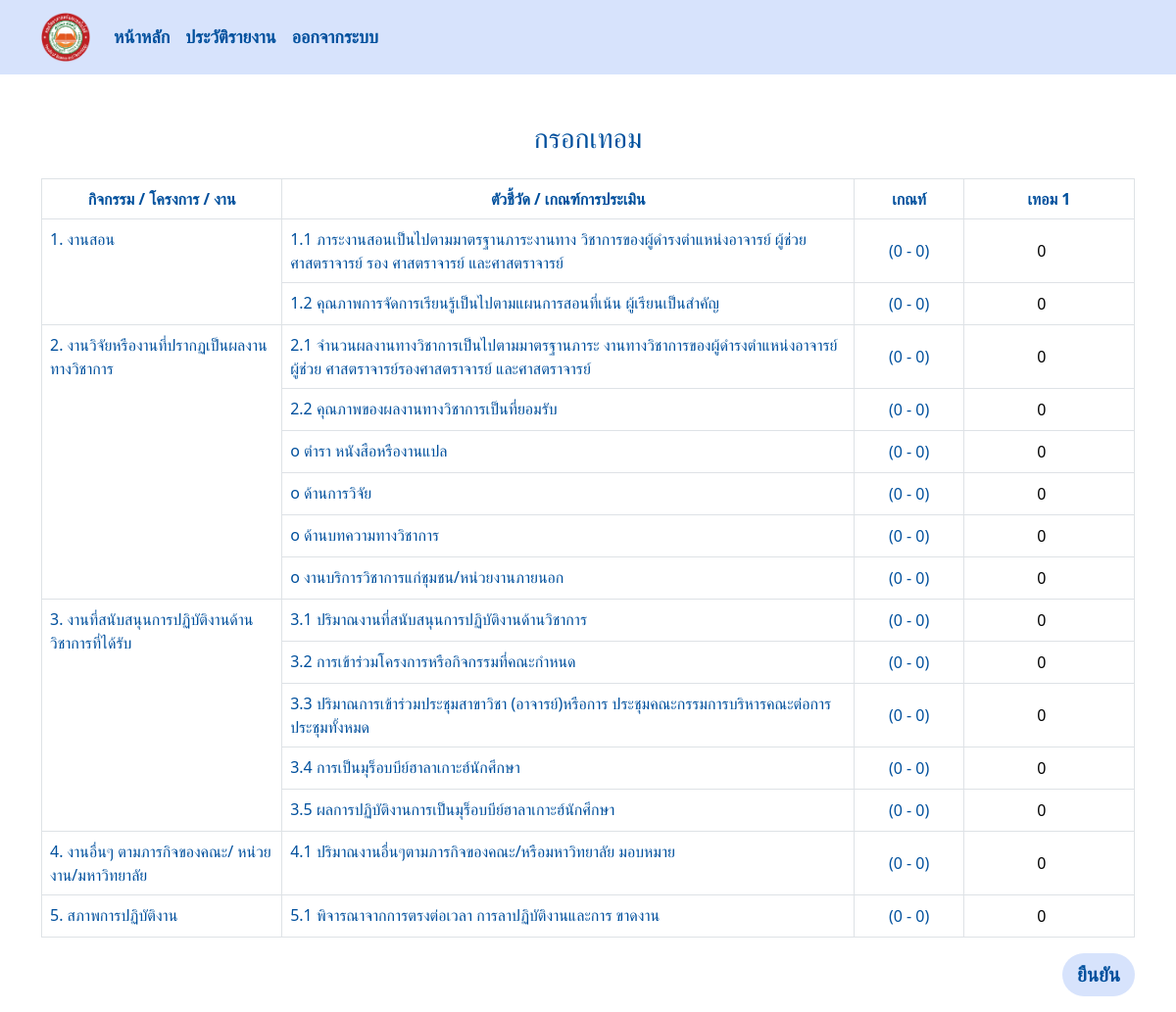
The page /formreportuser/ (signed in) on the database as committed earlier.
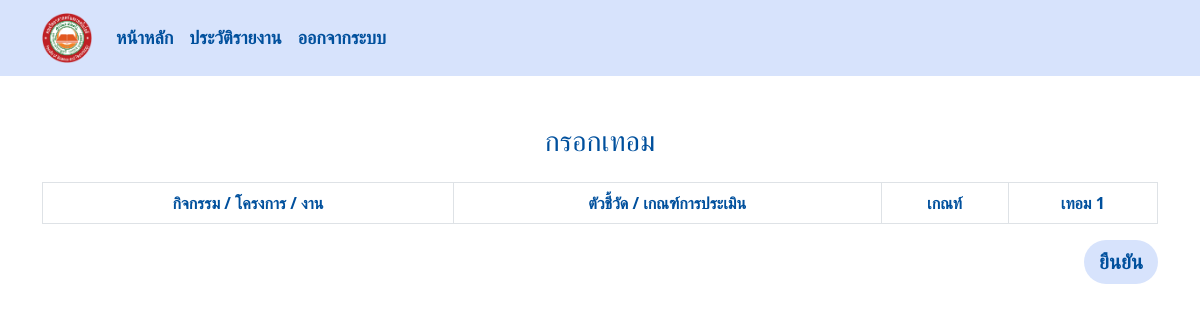
The same page on the database as committed later.
### managesystem/models.py (models this page shows, shortened)
class Setunit(models.Model):
    name = models.ForeignKey(Work,on_delete=models.CASCADE) ### ตำแหน่ง
    minunit = models.PositiveIntegerField(default=0) ### ค่าน้ำหนักตำ
    maxunit = models.PositiveIntegerField(default=0) ### สูง
    POSITION_CHOICES = [
        ('Dean', 'Dean'),
        ('Lecturer', 'Lecturer'),
        ('Researcher', 'Researcher'),
    ]
    position = models.CharField(max_length=50, choices=POSITION_CHOICES)

class Work(models.Model):
    name = models.CharField(max_length=100) ### col for กิจกรรม
    description = models.TextField() ### col for ตัวชี่วัด

### managesystem/views.py (the view, shortened to what this page needs)
# urls.py: path('formreportuser/',views.formreportuser_view,name='formreportuser'),
def formreportuser_view(request):
    employee = Employee.objects.get(username=request.user)
    results = Result.objects.filter(employee=employee)
    works = []
    total = 0
    result = 0
    if results:
        works = Result.objects.filter(employee=employee)
        grouped_works = {key: list(group) for key, group in itertools.groupby(works, key=lambda x: x.work.name.name)}
    else:
        works = Setunit.objects.filter(position=employee.position)
        grouped_works = {key: list(group) for key, group in itertools.groupby(works, key=lambda x: x.name.name)}
    context = {
        'grouped_works': grouped_works,
        'employee': employee
    }
    return render(request, 'formreportuser.html', context)

### templates/formreportuser.html (shortened to what this page needs)
{% include "navbar.html" %}
<!DOCTYPE html>
<html lang="en">
<head>
     {% load static %}
    <link rel="stylesheet" href="{% static 'css/formreport.css' %}">
</head>
<body>
    <div class="container mt-5">
        <h3 class="text-center mb-4 name">กรอกเทอม</h3>
        <div class="table-responsive">
            <form action="" method="POST">
                <table id="workdata-table" class="table table-bordered">
                    <thead class="thead-dark">
                        <tr class="text-center">
                            <th data-filter="true" data-filter-type="select">กิจกรรม / โครงการ / งาน</th>
                            <th data-filter="true" data-filter-type="select">ตัวชี้วัด / เกณฑ์การประเมิน</th>
                            <th data-filter="true" data-filter-type="select">เกณท์</th>
                            <th data-filter="true" data-filter-type="select">เทอม 1</th>
                        </tr>
                    </thead>
                    <tbody>
                        {% for group_name, group_works in grouped_works.items %}
                        <tr>
                            <td rowspan="{{ group_works|length }}">{{ group_name }}</td>
                                {% if group_works.0.employee %}
                                <td name="{{group_works.0.work.name.id}}">{{ group_works.0.work.name.description }}</td>
                                {% else %}
                                <td name="{{group_works.0.name.id}}">{{ group_works.0.name.description }}</td>
                                {% endif %}
                            <td class="text-center align-middle" style="width: 10%;">{%if group_works.0.employee %}
                                ({{group_works.0.work.minunit}} - {{group_works.0.work.maxunit}})
                                {% else %}
                                ({{group_works.0.minunit}} - {{group_works.0.maxunit}})
                                {% endif %}
                            </td>
                            <td class="align-middle">
                                <input class="text-center" type="number" value="{% if group_works.0.term1 > 0 %}{{ group_works.0.term1 }}{% else %}0{% endif %}"
                                name="{% if group_works.0.work.employee %}term1_{{ group_works.0.work.id }}{% else %}term1_{{ group_works.0.id }}{% endif %}">
                            </td>
                        </tr>
                            {% for work in group_works|slice:"1:" %}
                                    <tr>
                                        {% if work.work.name %}
                                        <td>{{ work.work.name.description }}</td>
                                            {% else %}
                                            <td>{{ work.name.description }}</td>
                                            {% endif %}
                                            <td class="text-center align-middle" style="width: 10%;">
                                                {% if work.work.name %}
                                                ({{work.work.minunit}} - {{work.work.maxunit}})
                                                {% else %}
                                                ({{work.minunit}} - {{work.maxunit}})
                                                {% endif %}
                                            </td>
                                        <td  class="align-middle">
                                            <input class="text-center" type="number" value="{% if work.term1 > 0 %}{{ work.term1 }}{% else %}0{% endif %}"
                                            name="{% if work.work.employee %}term1_{{work.name.id}}{% else %}term1_{{work.id}}{% endif %}">
                                        </td>
                                    </tr>
                                    {% endfor %}
                                    {% endfor %}
                            </tbody>
                        </table>
                        <div class="d-flex justify-content-end mb-3">
                            <button type="submit" style="border-radius: 50px;">ยืนยัน</button>
                        </div>
                </form>
        </div>
</body>
</html>

### templates/navbar.html (shortened to what this page needs)
<!DOCTYPE html>
<html lang="en">
<head>
    {% load static %}
    <link rel="stylesheet" href="{% static 'css/navbar.css' %}">
    <link href="https://cdn.jsdelivr.net/npm/bootstrap@5.0.0-alpha2/dist/css/bootstrap.min.css" rel="stylesheet">
</head>
<body>
    <nav class="navbar navbar-expand-lg navbar-light" style="background-color: #D7E3FC;">
        <div class="container">
            <a class="navbar-brand" href="{% url 'login'%}"><img class="image-brand" src="{% static 'images/ftu_logo-removebg-preview.png' %}" alt="" srcset=""></a>
            <div class="collapse navbar-collapse" id="navbarNav">
                <ul class="navbar-nav ml-auto">
                    {% if user.employee.position == 'Dean' %}
                    <li class="nav-item p-2">
                        <a class="text-decoration-none h5" href="{% url 'selectfilter' %}">หน้าหลัก</a>
                    </li>
                    <li class="nav-item p-2">
                        <a class="text-decoration-none h5" href="{% url 'informationuser' %}">ข้อมูลผู้ใช้</a>
                    </li>
                    <li class="nav-item p-2">
                        <a class="text-decoration-none h5" href="{% url 'informationstaff' %}">ข้อมูลทั้งหมด</a>
                    </li>
                    <li class="nav-item p-2">
                        <a class="text-decoration-none h5" href="{% url 'work_history' %}">ประวัติรายงาน</a>
                    </li>
                    <li class="nav-item p-2">
                        <a class="text-decoration-none h5" href="{% url 'delete_data' %}">ลบข้อมูลงาน</a>
                    </li>
                {% else %}
                    <li class="nav-item p-2">
                        <a class="text-decoration-none h5" href="{% url 'informationuser' %}">หน้าหลัก</a>
                    </li>
                    <li class="nav-item p-2">
                        <a class="text-decoration-none h5" href="{% url 'work_history' %}">ประวัติรายงาน</a>
                    </li>
                {% endif %}
                <li class="nav-item p-2">
                    <a class="text-decoration-none h5" href="{% url 'logout' %}">ออกจากระบบ</a>
                </li>
                </ul>
            </div>
        </div>
    </nav>
</body>
</html>

### static/css/navbar.css (style rules this page uses)
.container .image-brand { width: 50px; height: 50px; flex-shrink: 0; }

### static/css/formreport.css (style rules this page uses)
h1,h2,h3,h4,h5,h6,p,td,th { color: #00509D; }
button { font-size: 20px; background-color: #D7E3FC; border: 0px; padding: 7px 15px; color: #00509D; font-weight: bold; }

### templates/navbar.html (style rules this page uses)
.navbar-nav .nav-item a { font-size: 18px; color: #00509D; font-weight: bold; }

Rows that differ between the two databases and show on the page:
removed Setunit: name "1. งานสอน", name.description "1.1 ภาระงานสอนเป็นไปตามมาตรฐานภาระงานทาง วิชาการของผู้ดำรงตำแหน่งอาจารย์ ผู้ช่วยศาสตราจารย์ รอง ศาสตราจารย์ และศาสตราจารย์", minunit "0", maxunit "0", shown under "กรอกเทอม"
removed Setunit: name.description "1.2 คุณภาพการจัดการเรียนรู้เป็นไปตามแผนการสอนที่เน้น ผู้เรียนเป็นสำคัญ", minunit "0", maxunit "0", shown under "1. งานสอน"
removed Setunit: name "2. งานวิจัยหรืองานที่ปรากฏเป็นผลงาน ทางวิชาการ", name.description "2.1 จำนวนผลงานทางวิชาการเป็นไปตามมาตรฐานภาระ งานทางวิชาการของผู้ดำรงตำแหน่งอาจารย์ ผู้ช่วย ศาสตราจารย์รองศาสตราจารย์ และศาสตราจารย์", minunit "0", maxunit "0", shown under "กรอกเทอม"
removed Setunit: name.description "2.2 คุณภาพของผลงานทางวิชาการเป็นที่ยอมรับ", minunit "0", maxunit "0", shown under "2. งานวิจัยหรืองานที่ปรากฏเป็นผลงาน ทางวิชาการ"
removed Setunit: name.description "o ตำรา หนังสือหรืองานแปล", minunit "0", maxunit "0", shown under "2. งานวิจัยหรืองานที่ปรากฏเป็นผลงาน ทางวิชาการ"
removed Setunit: name.description "o ด้านการวิจัย", minunit "0", maxunit "0", shown under "2. งานวิจัยหรืองานที่ปรากฏเป็นผลงาน ทางวิชาการ"
removed Setunit: name.description "o ด้านบทความทางวิชาการ", minunit "0", maxunit "0", shown under "2. งานวิจัยหรืองานที่ปรากฏเป็นผลงาน ทางวิชาการ"
removed Setunit: name.description "o งานบริการวิชาการแก่ชุมชน/หน่วยงานภายนอก", minunit "0", maxunit "0", shown under "2. งานวิจัยหรืองานที่ปรากฏเป็นผลงาน ทางวิชาการ"
removed Setunit: name "3. งานที่สนับสนุนการปฏิบัติงานด้าน วิชาการที่ได้รับ", name.description "3.1 ปริมาณงานที่สนับสนุนการปฏิบัติงานด้านวิชาการ", minunit "0", maxunit "0", shown under "กรอกเทอม"
removed Setunit: name.description "3.2 การเข้าร่วมโครงการหรือกิจกรรมที่คณะกำหนด", minunit "0", maxunit "0", shown under "3. งานที่สนับสนุนการปฏิบัติงานด้าน วิชาการที่ได้รับ"
removed Setunit: name.description "3.3 ปริมาณการเข้าร่วมประชุมสาขาวิชา (อาจารย์)หรือการ ประชุมคณะกรรมการบริหารคณะต่อการประชุมทั้งหมด", minunit "0", maxunit "0", shown under "3. งานที่สนับสนุนการปฏิบัติงานด้าน วิชาการที่ได้รับ"
removed Setunit: name.description "3.4 การเป็นมุร็อบบีย์ฮาลาเกาะฮ์นักศึกษา", minunit "0", maxunit "0", shown under "3. งานที่สนับสนุนการปฏิบัติงานด้าน วิชาการที่ได้รับ"
removed Setunit: name.description "3.5 ผลการปฏิบัติงานการเป็นมุร็อบบีย์ฮาลาเกาะฮ์นักศึกษา", minunit "0", maxunit "0", shown under "3. งานที่สนับสนุนการปฏิบัติงานด้าน วิชาการที่ได้รับ"
removed Setunit: name "4. งานอื่นๆ ตามภารกิจของคณะ/ หน่วยงาน/มหาวิทยาลัย", name.description "4.1 ปริมาณงานอื่นๆตามภารกิจของคณะ/หรือมหาวิทยาลัย มอบหมาย", minunit "0", maxunit "0", shown under "กรอกเทอม"
removed Setunit: name "5. สภาพการปฏิบัติงาน", name.description "5.1 พิจารณาจากการตรงต่อเวลา การลาปฏิบัติงานและการ ขาดงาน", minunit "0", maxunit "0", shown under "กรอกเทอม"
